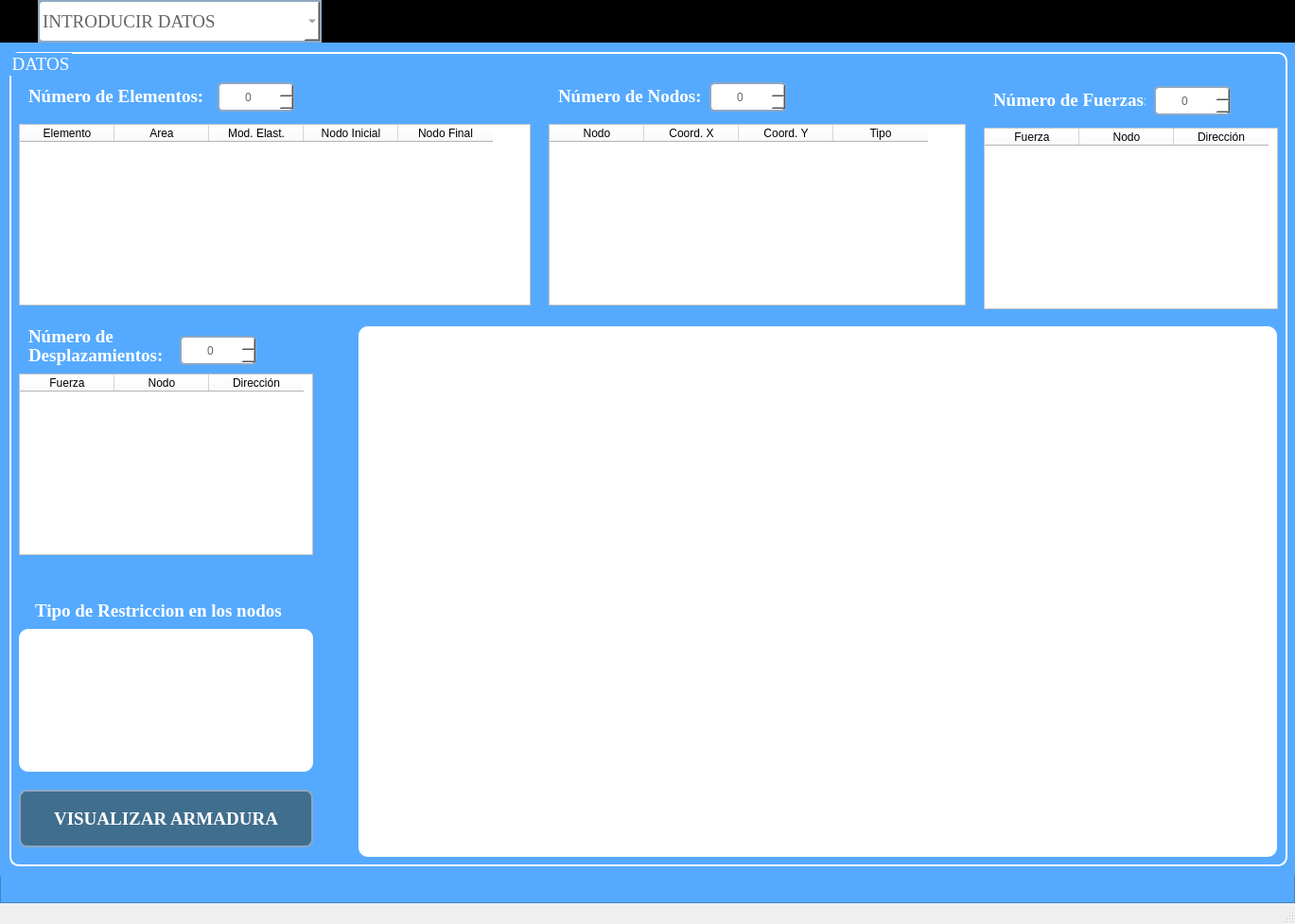
<?xml version="1.0" encoding="UTF-8"?>
<ui version="4.0">
 <class>MainWindow</class>
 <widget class="QMainWindow" name="MainWindow">
  <property name="geometry">
   <rect>
    <x>0</x>
    <y>0</y>
    <width>1369</width>
    <height>977</height>
   </rect>
  </property>
  <property name="windowTitle">
   <string>MainWindow</string>
  </property>
  <widget class="QWidget" name="centralwidget">
   <layout class="QVBoxLayout" name="verticalLayout" stretch="0,0">
    <property name="spacing">
     <number>0</number>
    </property>
    <property name="leftMargin">
     <number>0</number>
    </property>
    <property name="topMargin">
     <number>0</number>
    </property>
    <property name="rightMargin">
     <number>0</number>
    </property>
    <property name="bottomMargin">
     <number>0</number>
    </property>
    <item>
     <widget class="QFrame" name="frame">
      <property name="maximumSize">
       <size>
        <width>16777215</width>
        <height>45</height>
       </size>
      </property>
      <property name="styleSheet">
       <string notr="true">background-color: rgb(0, 0, 0);</string>
      </property>
      <property name="frameShape">
       <enum>QFrame::StyledPanel</enum>
      </property>
      <property name="frameShadow">
       <enum>QFrame::Raised</enum>
      </property>
      <widget class="QFrame" name="frame_3">
       <property name="geometry">
        <rect>
         <x>40</x>
         <y>0</y>
         <width>300</width>
         <height>45</height>
        </rect>
       </property>
       <property name="minimumSize">
        <size>
         <width>200</width>
         <height>0</height>
        </size>
       </property>
       <property name="maximumSize">
        <size>
         <width>300</width>
         <height>45</height>
        </size>
       </property>
       <property name="styleSheet">
        <string notr="true">background-color: rgb(216, 216, 216);</string>
       </property>
       <property name="frameShape">
        <enum>QFrame::StyledPanel</enum>
       </property>
       <property name="frameShadow">
        <enum>QFrame::Raised</enum>
       </property>
       <widget class="QComboBox" name="cb_paginas">
        <property name="geometry">
         <rect>
          <x>0</x>
          <y>0</y>
          <width>300</width>
          <height>45</height>
         </rect>
        </property>
        <property name="minimumSize">
         <size>
          <width>200</width>
          <height>0</height>
         </size>
        </property>
        <property name="maximumSize">
         <size>
          <width>300</width>
          <height>45</height>
         </size>
        </property>
        <property name="font">
         <font>
          <family>Times New Roman</family>
          <pointsize>14</pointsize>
          <weight>9</weight>
          <italic>false</italic>
          <bold>false</bold>
         </font>
        </property>
        <property name="toolTip">
         <string/>
        </property>
        <property name="styleSheet">
         <string notr="true">QComboBox{
	/* Borde */
	border: 2px solid rgb(142, 168, 195);
	border-radius: 5px;

	/* Color de fondo */
	background-color:rgb(255, 255, 255); 

	/* Color de Letras */
	color: rgb(100,100,100);

	/* Formato de Letras */
	font: 75 14pt &quot;Times New Roman&quot;;
}



QComboBox:hover{
	/* Borde */
	border: 2px solid rgb(255, 195, 15)

}





</string>
        </property>
        <property name="editable">
         <bool>false</bool>
        </property>
        <property name="currentText">
         <string>INTRODUCIR DATOS</string>
        </property>
        <item>
         <property name="text">
          <string>INTRODUCIR DATOS</string>
         </property>
        </item>
        <item>
         <property name="text">
          <string>MATRIZ DE RIGIDEZ</string>
         </property>
        </item>
        <item>
         <property name="text">
          <string>RESULTADOS Y DIAGRAMAS</string>
         </property>
        </item>
       </widget>
      </widget>
     </widget>
    </item>
    <item>
     <widget class="QFrame" name="frame_2">
      <property name="font">
       <font>
        <family>Times New Roman</family>
        <pointsize>14</pointsize>
        <weight>75</weight>
        <italic>false</italic>
        <bold>true</bold>
        <underline>false</underline>
        <strikeout>false</strikeout>
       </font>
      </property>
      <property name="styleSheet">
       <string notr="true">background-color: rgb(85, 170, 255);</string>
      </property>
      <property name="frameShape">
       <enum>QFrame::StyledPanel</enum>
      </property>
      <property name="frameShadow">
       <enum>QFrame::Raised</enum>
      </property>
      <widget class="QStackedWidget" name="stackedWidget">
       <property name="geometry">
        <rect>
         <x>0</x>
         <y>0</y>
         <width>1371</width>
         <height>881</height>
        </rect>
       </property>
       <widget class="QWidget" name="pag_1">
        <widget class="QGroupBox" name="groupBox">
         <property name="geometry">
          <rect>
           <x>10</x>
           <y>10</y>
           <width>1351</width>
           <height>861</height>
          </rect>
         </property>
         <property name="font">
          <font>
           <family>Times New Roman</family>
           <pointsize>14</pointsize>
           <weight>9</weight>
           <italic>false</italic>
           <bold>false</bold>
          </font>
         </property>
         <property name="styleSheet">
          <string notr="true">QGroupBox{
	/* Ancho y color del borde*/
	border: 2px solid rgb(255, 255, 255);

	/* Radio del borde */
	border-radius: 10px;

	/* Formato de la letra */
	font: 75 14pt &quot;Times New Roman&quot;;

	/*Color de la letra*/
	color: rgb(255, 255, 255);
}</string>
         </property>
         <property name="title">
          <string>DATOS</string>
         </property>
         <widget class="QTableWidget" name="tbl_elem">
          <property name="geometry">
           <rect>
            <x>10</x>
            <y>76</y>
            <width>541</width>
            <height>192</height>
           </rect>
          </property>
          <property name="font">
           <font>
            <family>Times New Roman</family>
            <pointsize>14</pointsize>
            <weight>9</weight>
            <italic>false</italic>
            <bold>false</bold>
           </font>
          </property>
          <property name="styleSheet">
           <string notr="true">QTableWidget{
	/* Color de Fondo de la tabla */
	background-color: rgb(255, 255, 255);

	/* Formato a las letras en la tabla*/
	font: 75 14pt &quot;Times New Roman&quot;;
	
}

QHeaderView{
	/* Color de Fondo del encabezado */
	background-color: rgb(255, 255, 255);

	/* Formato a las letras en la cabeceras*/
	font: 75 14pt &quot;Times New Roman&quot;;
}
</string>
          </property>
          <property name="rowCount">
           <number>0</number>
          </property>
          <attribute name="horizontalHeaderVisible">
           <bool>true</bool>
          </attribute>
          <attribute name="verticalHeaderVisible">
           <bool>false</bool>
          </attribute>
          <column>
           <property name="text">
            <string>Elemento</string>
           </property>
          </column>
          <column>
           <property name="text">
            <string>Area</string>
           </property>
          </column>
          <column>
           <property name="text">
            <string>Mod. Elast.</string>
           </property>
          </column>
          <column>
           <property name="text">
            <string>Nodo Inicial</string>
           </property>
          </column>
          <column>
           <property name="text">
            <string>Nodo Final</string>
           </property>
          </column>
         </widget>
         <widget class="QSpinBox" name="sp_numElem">
          <property name="geometry">
           <rect>
            <x>220</x>
            <y>32</y>
            <width>81</width>
            <height>31</height>
           </rect>
          </property>
          <property name="styleSheet">
           <string notr="true">QSpinBox{
	/* Borde */
	border: 2px solid rgb(142, 168, 195);
	border-radius: 5px;

	/* Color de fondo */
	background-color:rgb(255, 255, 255); 

	/* Color de Letras */
	color: rgb(100,100,100);

	/* Formato de Letras */
	font: 75 14pt &quot;Times New Roman&quot;;
}



QSpinBox:hover{
	/* Borde */
	border: 2px solid rgb(255, 195, 15)

}
</string>
          </property>
          <property name="alignment">
           <set>Qt::AlignCenter</set>
          </property>
         </widget>
         <widget class="QLabel" name="label">
          <property name="geometry">
           <rect>
            <x>20</x>
            <y>36</y>
            <width>191</width>
            <height>21</height>
           </rect>
          </property>
          <property name="font">
           <font>
            <family>Times New Roman</family>
            <pointsize>14</pointsize>
            <weight>9</weight>
            <italic>false</italic>
            <bold>false</bold>
           </font>
          </property>
          <property name="styleSheet">
           <string notr="true">QLabel{

	/* Color de Fondo*/
	background-color: None;
	
	/* Formato de la letra */
	font: 75 14pt &quot;Times New Roman&quot;;
	
	/* Color de la letra */
	color: rgb(255, 255, 255);
}</string>
          </property>
          <property name="text">
           <string>&lt;html&gt;&lt;head/&gt;&lt;body&gt;&lt;p&gt;&lt;span style=&quot; font-weight:600;&quot;&gt;Número de Elementos:&lt;/span&gt;&lt;/p&gt;&lt;/body&gt;&lt;/html&gt;</string>
          </property>
         </widget>
         <widget class="QSpinBox" name="sp_numNodo">
          <property name="geometry">
           <rect>
            <x>740</x>
            <y>32</y>
            <width>81</width>
            <height>31</height>
           </rect>
          </property>
          <property name="styleSheet">
           <string notr="true">QSpinBox{
	/* Borde */
	border: 2px solid rgb(142, 168, 195);
	border-radius: 5px;

	/* Color de fondo */
	background-color:rgb(255, 255, 255); 

	/* Color de Letras */
	color: rgb(100,100,100);

	/* Formato de Letras */
	font: 75 14pt &quot;Times New Roman&quot;;
}



QSpinBox:hover{
	/* Borde */
	border: 2px solid rgb(255, 195, 15)

}
</string>
          </property>
          <property name="alignment">
           <set>Qt::AlignCenter</set>
          </property>
         </widget>
         <widget class="QLabel" name="label_2">
          <property name="geometry">
           <rect>
            <x>580</x>
            <y>36</y>
            <width>161</width>
            <height>21</height>
           </rect>
          </property>
          <property name="font">
           <font>
            <family>Times New Roman</family>
            <pointsize>14</pointsize>
            <weight>9</weight>
            <italic>false</italic>
            <bold>false</bold>
           </font>
          </property>
          <property name="styleSheet">
           <string notr="true">QLabel{
	
	background-color: None;
	
	font: 75 14pt &quot;Times New Roman&quot;;
	
	color: rgb(255, 255, 255);
}</string>
          </property>
          <property name="text">
           <string>&lt;html&gt;&lt;head/&gt;&lt;body&gt;&lt;p&gt;&lt;span style=&quot; font-weight:600;&quot;&gt;Número de Nodos:&lt;/span&gt;&lt;/p&gt;&lt;/body&gt;&lt;/html&gt;</string>
          </property>
         </widget>
         <widget class="QTableWidget" name="tbl_nod">
          <property name="geometry">
           <rect>
            <x>570</x>
            <y>76</y>
            <width>441</width>
            <height>192</height>
           </rect>
          </property>
          <property name="font">
           <font>
            <family>Times New Roman</family>
            <pointsize>14</pointsize>
            <weight>9</weight>
            <italic>false</italic>
            <bold>false</bold>
           </font>
          </property>
          <property name="styleSheet">
           <string notr="true">QTableWidget{
	
	background-color: rgb(255, 255, 255);

	/* Formato a las letras*/
	font: 75 14pt &quot;Times New Roman&quot;;
	
}

QHeaderView{

	background-color: rgb(255, 255, 255);
	/* Formato a las cabeceras*/
	font: 75 14pt &quot;Times New Roman&quot;;
}
</string>
          </property>
          <property name="rowCount">
           <number>0</number>
          </property>
          <attribute name="horizontalHeaderVisible">
           <bool>true</bool>
          </attribute>
          <attribute name="verticalHeaderVisible">
           <bool>false</bool>
          </attribute>
          <column>
           <property name="text">
            <string>Nodo</string>
           </property>
          </column>
          <column>
           <property name="text">
            <string>Coord. X</string>
           </property>
          </column>
          <column>
           <property name="text">
            <string>Coord. Y</string>
           </property>
          </column>
          <column>
           <property name="text">
            <string>Tipo</string>
           </property>
          </column>
         </widget>
         <widget class="QSpinBox" name="sp_fuerzas">
          <property name="geometry">
           <rect>
            <x>1210</x>
            <y>36</y>
            <width>81</width>
            <height>31</height>
           </rect>
          </property>
          <property name="styleSheet">
           <string notr="true">QSpinBox{
	/* Borde */
	border: 2px solid rgb(142, 168, 195);
	border-radius: 5px;

	/* Color de fondo */
	background-color:rgb(255, 255, 255); 

	/* Color de Letras */
	color: rgb(100,100,100);

	/* Formato de Letras */
	font: 75 14pt &quot;Times New Roman&quot;;
}



QSpinBox:hover{
	/* Borde */
	border: 2px solid rgb(255, 195, 15)

}
</string>
          </property>
          <property name="alignment">
           <set>Qt::AlignCenter</set>
          </property>
         </widget>
         <widget class="QLabel" name="label_3">
          <property name="geometry">
           <rect>
            <x>1040</x>
            <y>40</y>
            <width>161</width>
            <height>21</height>
           </rect>
          </property>
          <property name="font">
           <font>
            <family>Times New Roman</family>
            <pointsize>14</pointsize>
            <weight>9</weight>
            <italic>false</italic>
            <bold>false</bold>
           </font>
          </property>
          <property name="styleSheet">
           <string notr="true">QLabel{
	
	background-color: None;
	
	font: 75 14pt &quot;Times New Roman&quot;;
	
	color: rgb(255, 255, 255);
}</string>
          </property>
          <property name="text">
           <string>&lt;html&gt;&lt;head/&gt;&lt;body&gt;&lt;p&gt;&lt;span style=&quot; font-weight:600;&quot;&gt;Número de Fuerzas:&lt;/span&gt;&lt;/p&gt;&lt;/body&gt;&lt;/html&gt;</string>
          </property>
         </widget>
         <widget class="QTableWidget" name="tbl_fuerzas">
          <property name="geometry">
           <rect>
            <x>1030</x>
            <y>80</y>
            <width>311</width>
            <height>192</height>
           </rect>
          </property>
          <property name="font">
           <font>
            <family>Times New Roman</family>
            <pointsize>14</pointsize>
            <weight>9</weight>
            <italic>false</italic>
            <bold>false</bold>
           </font>
          </property>
          <property name="styleSheet">
           <string notr="true">QTableWidget{
	
	background-color: rgb(255, 255, 255);

	/* Formato a las letras*/
	font: 75 14pt &quot;Times New Roman&quot;;
	
}

QHeaderView{

	background-color: rgb(255, 255, 255);
	/* Formato a las cabeceras*/
	font: 75 14pt &quot;Times New Roman&quot;;
}
</string>
          </property>
          <property name="rowCount">
           <number>0</number>
          </property>
          <attribute name="horizontalHeaderVisible">
           <bool>true</bool>
          </attribute>
          <attribute name="verticalHeaderVisible">
           <bool>false</bool>
          </attribute>
          <column>
           <property name="text">
            <string>Fuerza</string>
           </property>
          </column>
          <column>
           <property name="text">
            <string>Nodo</string>
           </property>
          </column>
          <column>
           <property name="text">
            <string>Dirección</string>
           </property>
          </column>
         </widget>
         <widget class="QSpinBox" name="sp_desp">
          <property name="geometry">
           <rect>
            <x>180</x>
            <y>300</y>
            <width>81</width>
            <height>31</height>
           </rect>
          </property>
          <property name="styleSheet">
           <string notr="true">QSpinBox{
	/* Borde */
	border: 2px solid rgb(142, 168, 195);
	border-radius: 5px;

	/* Color de fondo */
	background-color:rgb(255, 255, 255); 

	/* Color de Letras */
	color: rgb(100,100,100);

	/* Formato de Letras */
	font: 75 14pt &quot;Times New Roman&quot;;
}



QSpinBox:hover{
	/* Borde */
	border: 2px solid rgb(255, 195, 15)

}
</string>
          </property>
          <property name="alignment">
           <set>Qt::AlignCenter</set>
          </property>
         </widget>
         <widget class="QTableWidget" name="tbl_desp">
          <property name="geometry">
           <rect>
            <x>10</x>
            <y>340</y>
            <width>311</width>
            <height>192</height>
           </rect>
          </property>
          <property name="font">
           <font>
            <family>Times New Roman</family>
            <pointsize>14</pointsize>
            <weight>9</weight>
            <italic>false</italic>
            <bold>false</bold>
           </font>
          </property>
          <property name="styleSheet">
           <string notr="true">QTableWidget{
	
	background-color: rgb(255, 255, 255);

	/* Formato a las letras*/
	font: 75 14pt &quot;Times New Roman&quot;;
	
}

QHeaderView{

	background-color: rgb(255, 255, 255);
	/* Formato a las cabeceras*/
	font: 75 14pt &quot;Times New Roman&quot;;
}
</string>
          </property>
          <property name="rowCount">
           <number>0</number>
          </property>
          <attribute name="horizontalHeaderVisible">
           <bool>true</bool>
          </attribute>
          <attribute name="verticalHeaderVisible">
           <bool>false</bool>
          </attribute>
          <column>
           <property name="text">
            <string>Fuerza</string>
           </property>
          </column>
          <column>
           <property name="text">
            <string>Nodo</string>
           </property>
          </column>
          <column>
           <property name="text">
            <string>Dirección</string>
           </property>
          </column>
         </widget>
         <widget class="QLabel" name="label_4">
          <property name="geometry">
           <rect>
            <x>20</x>
            <y>290</y>
            <width>161</width>
            <height>21</height>
           </rect>
          </property>
          <property name="font">
           <font>
            <family>Times New Roman</family>
            <pointsize>14</pointsize>
            <weight>9</weight>
            <italic>false</italic>
            <bold>false</bold>
           </font>
          </property>
          <property name="styleSheet">
           <string notr="true">QLabel{
	
	background-color: None;
	
	font: 75 14pt &quot;Times New Roman&quot;;
	
	color: rgb(255, 255, 255);
}</string>
          </property>
          <property name="text">
           <string>&lt;html&gt;&lt;head/&gt;&lt;body&gt;&lt;p&gt;&lt;span style=&quot; font-weight:600;&quot;&gt;Número de&lt;/span&gt;&lt;/p&gt;&lt;/body&gt;&lt;/html&gt;</string>
          </property>
         </widget>
         <widget class="QLabel" name="label_5">
          <property name="geometry">
           <rect>
            <x>20</x>
            <y>310</y>
            <width>151</width>
            <height>21</height>
           </rect>
          </property>
          <property name="font">
           <font>
            <family>Times New Roman</family>
            <pointsize>14</pointsize>
            <weight>9</weight>
            <italic>false</italic>
            <bold>false</bold>
           </font>
          </property>
          <property name="styleSheet">
           <string notr="true">QLabel{
	
	background-color: None;
	
	font: 75 14pt &quot;Times New Roman&quot;;
	
	color: rgb(255, 255, 255);
}</string>
          </property>
          <property name="text">
           <string>&lt;html&gt;&lt;head/&gt;&lt;body&gt;&lt;p&gt;&lt;span style=&quot; font-weight:600;&quot;&gt;Desplazamientos:&lt;/span&gt;&lt;/p&gt;&lt;/body&gt;&lt;/html&gt;</string>
          </property>
         </widget>
         <widget class="QWidget" name="widget" native="true">
          <property name="geometry">
           <rect>
            <x>369</x>
            <y>290</y>
            <width>971</width>
            <height>561</height>
           </rect>
          </property>
          <property name="styleSheet">
           <string notr="true">/*Color de Fondo*/
background-color: rgb(255, 255, 255);

/* Radio del borde */
border-radius: 10px;</string>
          </property>
         </widget>
         <widget class="QWidget" name="widget_2" native="true">
          <property name="geometry">
           <rect>
            <x>10</x>
            <y>610</y>
            <width>311</width>
            <height>151</height>
           </rect>
          </property>
          <property name="styleSheet">
           <string notr="true">background-color: rgb(255, 255, 255);
border-radius: 10px;</string>
          </property>
         </widget>
         <widget class="QLabel" name="label_6">
          <property name="geometry">
           <rect>
            <x>27</x>
            <y>580</y>
            <width>281</width>
            <height>21</height>
           </rect>
          </property>
          <property name="font">
           <font>
            <family>Times New Roman</family>
            <pointsize>14</pointsize>
            <weight>9</weight>
            <italic>false</italic>
            <bold>false</bold>
           </font>
          </property>
          <property name="styleSheet">
           <string notr="true">QLabel{
	
	background-color: None;
	
	font: 75 14pt &quot;Times New Roman&quot;;
	
	color: rgb(255, 255, 255);
}</string>
          </property>
          <property name="text">
           <string>&lt;html&gt;&lt;head/&gt;&lt;body&gt;&lt;p&gt;&lt;span style=&quot; font-weight:600;&quot;&gt;Tipo de Restriccion en los nodos&lt;/span&gt;&lt;/p&gt;&lt;/body&gt;&lt;/html&gt;</string>
          </property>
         </widget>
         <widget class="QPushButton" name="pushButton">
          <property name="geometry">
           <rect>
            <x>10</x>
            <y>780</y>
            <width>311</width>
            <height>61</height>
           </rect>
          </property>
          <property name="font">
           <font>
            <family>Times New Roman</family>
            <pointsize>14</pointsize>
            <weight>75</weight>
            <italic>false</italic>
            <bold>true</bold>
           </font>
          </property>
          <property name="toolTip">
           <string>&lt;html&gt;&lt;head/&gt;&lt;body&gt;&lt;p&gt;&lt;span style=&quot; font-weight:600;&quot;&gt;VISUALIZAR ARMADURA&lt;/span&gt;&lt;/p&gt;&lt;/body&gt;&lt;/html&gt;</string>
          </property>
          <property name="styleSheet">
           <string notr="true">
QPushButton{	
	/* Color de Fondo */
	background-color: rgb(64, 110, 142);

	/* Ancho y color del borde */
	border: 2px solid rgb(142, 168, 195);
	
	/* Color de las letras */
	color: rgb(255, 255, 255);

	/* Radio del borde */
	border-radius: 8px;
}

QPushButton:hover{	
	/* Color de Fondo (al pasar el ratón) */
	background-color: rgb(142, 168, 195);

	/* Ancho y color del borde (al pasar el ratón) */
	border: 2px solid rgb(203, 247, 237);
}

QPushButton:pressed{	
	/* Color de Fondo (al presionar el botón) */
	background-color: rgb(203, 247, 237);
	
	/* Color de Fondo (al presionar el botón) */
	border: 2px solid rgb(246, 253, 157);
}</string>
          </property>
          <property name="text">
           <string>VISUALIZAR ARMADURA</string>
          </property>
         </widget>
        </widget>
       </widget>
       <widget class="QWidget" name="pag_2">
        <widget class="QGroupBox" name="groupBox_2">
         <property name="geometry">
          <rect>
           <x>160</x>
           <y>140</y>
           <width>120</width>
           <height>80</height>
          </rect>
         </property>
         <property name="title">
          <string>GroupBox</string>
         </property>
        </widget>
       </widget>
       <widget class="QWidget" name="pag_3">
        <widget class="QGroupBox" name="groupBox_3">
         <property name="geometry">
          <rect>
           <x>170</x>
           <y>230</y>
           <width>120</width>
           <height>80</height>
          </rect>
         </property>
         <property name="title">
          <string>GroupBox</string>
         </property>
        </widget>
       </widget>
      </widget>
     </widget>
    </item>
   </layout>
  </widget>
  <widget class="QMenuBar" name="menubar">
   <property name="geometry">
    <rect>
     <x>0</x>
     <y>0</y>
     <width>1369</width>
     <height>22</height>
    </rect>
   </property>
  </widget>
  <widget class="QStatusBar" name="statusbar"/>
 </widget>
 <resources/>
 <connections/>
</ui>
